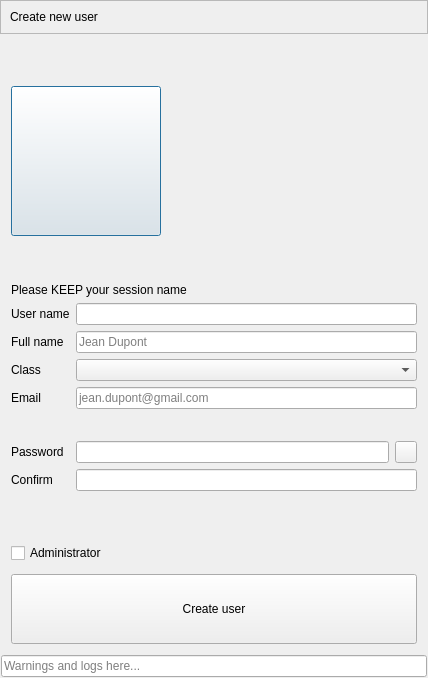
<?xml version="1.0" encoding="UTF-8"?>
<ui version="4.0">
 <class>Dialog</class>
 <widget class="QDialog" name="Dialog">
  <property name="geometry">
   <rect>
    <x>0</x>
    <y>0</y>
    <width>428</width>
    <height>678</height>
   </rect>
  </property>
  <property name="windowTitle">
   <string>Dialog</string>
  </property>
  <layout class="QVBoxLayout" name="verticalLayout_3">
   <property name="spacing">
    <number>0</number>
   </property>
   <property name="leftMargin">
    <number>0</number>
   </property>
   <property name="topMargin">
    <number>0</number>
   </property>
   <property name="rightMargin">
    <number>0</number>
   </property>
   <property name="bottomMargin">
    <number>0</number>
   </property>
   <item>
    <widget class="QFrame" name="frame_2">
     <property name="frameShape">
      <enum>QFrame::StyledPanel</enum>
     </property>
     <property name="frameShadow">
      <enum>QFrame::Raised</enum>
     </property>
     <layout class="QVBoxLayout" name="verticalLayout_4">
      <item>
       <widget class="QLabel" name="new_user_label">
        <property name="sizePolicy">
         <sizepolicy hsizetype="Preferred" vsizetype="Fixed">
          <horstretch>0</horstretch>
          <verstretch>0</verstretch>
         </sizepolicy>
        </property>
        <property name="text">
         <string>Create new user</string>
        </property>
       </widget>
      </item>
     </layout>
    </widget>
   </item>
   <item>
    <layout class="QVBoxLayout" name="verticalLayout_2">
     <property name="spacing">
      <number>1</number>
     </property>
     <property name="leftMargin">
      <number>1</number>
     </property>
     <property name="topMargin">
      <number>1</number>
     </property>
     <property name="rightMargin">
      <number>1</number>
     </property>
     <property name="bottomMargin">
      <number>1</number>
     </property>
     <item>
      <widget class="QFrame" name="frame">
       <layout class="QVBoxLayout" name="verticalLayout">
        <property name="leftMargin">
         <number>10</number>
        </property>
        <property name="topMargin">
         <number>10</number>
        </property>
        <property name="rightMargin">
         <number>10</number>
        </property>
        <property name="bottomMargin">
         <number>10</number>
        </property>
        <item>
         <spacer name="verticalSpacer_4">
          <property name="orientation">
           <enum>Qt::Vertical</enum>
          </property>
          <property name="sizeType">
           <enum>QSizePolicy::MinimumExpanding</enum>
          </property>
          <property name="sizeHint" stdset="0">
           <size>
            <width>20</width>
            <height>20</height>
           </size>
          </property>
         </spacer>
        </item>
        <item>
         <widget class="QPushButton" name="avatar_pushButton">
          <property name="minimumSize">
           <size>
            <width>150</width>
            <height>150</height>
           </size>
          </property>
          <property name="maximumSize">
           <size>
            <width>150</width>
            <height>150</height>
           </size>
          </property>
          <property name="text">
           <string/>
          </property>
         </widget>
        </item>
        <item>
         <spacer name="verticalSpacer_2">
          <property name="orientation">
           <enum>Qt::Vertical</enum>
          </property>
          <property name="sizeType">
           <enum>QSizePolicy::MinimumExpanding</enum>
          </property>
          <property name="sizeHint" stdset="0">
           <size>
            <width>20</width>
            <height>20</height>
           </size>
          </property>
         </spacer>
        </item>
        <item>
         <widget class="QLabel" name="new_user_warning_label">
          <property name="text">
           <string>Please KEEP your session name</string>
          </property>
         </widget>
        </item>
        <item>
         <layout class="QFormLayout" name="formLayout">
          <item row="0" column="0">
           <widget class="QLabel" name="new_user_name_label">
            <property name="text">
             <string>User name</string>
            </property>
           </widget>
          </item>
          <item row="0" column="1">
           <widget class="QLineEdit" name="user_name_lineEdit"/>
          </item>
          <item row="6" column="0">
           <widget class="QLabel" name="password_label">
            <property name="text">
             <string>Password</string>
            </property>
           </widget>
          </item>
          <item row="3" column="1">
           <widget class="QLineEdit" name="user_email_lineEdit">
            <property name="placeholderText">
             <string>jean.dupont@gmail.com</string>
            </property>
           </widget>
          </item>
          <item row="3" column="0">
           <widget class="QLabel" name="label">
            <property name="text">
             <string>Email</string>
            </property>
           </widget>
          </item>
          <item row="7" column="1">
           <widget class="QLineEdit" name="confirm_lineEdit">
            <property name="echoMode">
             <enum>QLineEdit::Password</enum>
            </property>
           </widget>
          </item>
          <item row="7" column="0">
           <widget class="QLabel" name="label_2">
            <property name="text">
             <string>Confirm</string>
            </property>
           </widget>
          </item>
          <item row="4" column="1">
           <spacer name="verticalSpacer">
            <property name="orientation">
             <enum>Qt::Vertical</enum>
            </property>
            <property name="sizeType">
             <enum>QSizePolicy::MinimumExpanding</enum>
            </property>
            <property name="sizeHint" stdset="0">
             <size>
              <width>0</width>
              <height>20</height>
             </size>
            </property>
           </spacer>
          </item>
          <item row="6" column="1">
           <layout class="QHBoxLayout" name="horizontalLayout">
            <item>
             <widget class="QLineEdit" name="password_lineEdit">
              <property name="inputMethodHints">
               <set>Qt::ImhHiddenText|Qt::ImhNoAutoUppercase|Qt::ImhNoPredictiveText|Qt::ImhSensitiveData</set>
              </property>
              <property name="echoMode">
               <enum>QLineEdit::Password</enum>
              </property>
             </widget>
            </item>
            <item>
             <widget class="QPushButton" name="show_pass_pushButton">
              <property name="minimumSize">
               <size>
                <width>22</width>
                <height>22</height>
               </size>
              </property>
              <property name="maximumSize">
               <size>
                <width>22</width>
                <height>22</height>
               </size>
              </property>
              <property name="text">
               <string/>
              </property>
             </widget>
            </item>
           </layout>
          </item>
          <item row="2" column="1">
           <widget class="QComboBox" name="class_comboBox">
            <property name="minimumSize">
             <size>
              <width>0</width>
              <height>22</height>
             </size>
            </property>
           </widget>
          </item>
          <item row="2" column="0">
           <widget class="QLabel" name="label_3">
            <property name="text">
             <string>Class</string>
            </property>
           </widget>
          </item>
          <item row="1" column="1">
           <widget class="QLineEdit" name="full_name_lineEdit">
            <property name="placeholderText">
             <string>Jean Dupont</string>
            </property>
           </widget>
          </item>
          <item row="1" column="0">
           <widget class="QLabel" name="label_4">
            <property name="text">
             <string>Full name</string>
            </property>
           </widget>
          </item>
         </layout>
        </item>
        <item>
         <spacer name="verticalSpacer_3">
          <property name="orientation">
           <enum>Qt::Vertical</enum>
          </property>
          <property name="sizeType">
           <enum>QSizePolicy::MinimumExpanding</enum>
          </property>
          <property name="sizeHint" stdset="0">
           <size>
            <width>20</width>
            <height>20</height>
           </size>
          </property>
         </spacer>
        </item>
        <item>
         <widget class="QCheckBox" name="admin_checkBox">
          <property name="minimumSize">
           <size>
            <width>0</width>
            <height>30</height>
           </size>
          </property>
          <property name="text">
           <string>Administrator</string>
          </property>
         </widget>
        </item>
        <item>
         <widget class="QPushButton" name="create_user_button">
          <property name="minimumSize">
           <size>
            <width>0</width>
            <height>70</height>
           </size>
          </property>
          <property name="maximumSize">
           <size>
            <width>16777215</width>
            <height>70</height>
           </size>
          </property>
          <property name="text">
           <string>Create user</string>
          </property>
         </widget>
        </item>
       </layout>
      </widget>
     </item>
     <item>
      <widget class="QFrame" name="log_frame">
       <layout class="QHBoxLayout" name="log_layout">
        <property name="spacing">
         <number>0</number>
        </property>
        <property name="leftMargin">
         <number>0</number>
        </property>
        <property name="topMargin">
         <number>0</number>
        </property>
        <property name="rightMargin">
         <number>0</number>
        </property>
        <property name="bottomMargin">
         <number>0</number>
        </property>
        <item>
         <widget class="QLineEdit" name="log_lineEdit">
          <property name="readOnly">
           <bool>true</bool>
          </property>
          <property name="placeholderText">
           <string>Warnings and logs here...</string>
          </property>
         </widget>
        </item>
       </layout>
      </widget>
     </item>
    </layout>
   </item>
  </layout>
 </widget>
 <resources/>
 <connections/>
</ui>
